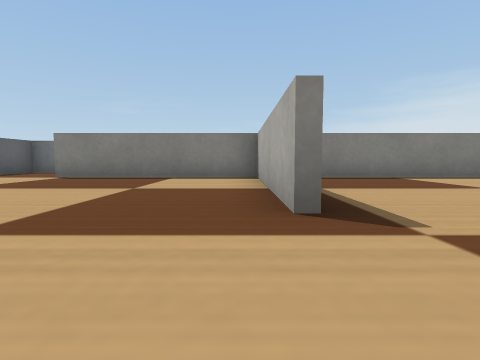
View 1 (above)

22 first-person views from a walk through a robot-simulator world made for Webots. The camera is 0.04 m above the floor, tilts 4° down and sees 80° across. The floor is counted in squares, 0.1 m on a side. Each view is taken from the middle of a square. On the plan, view 1 faces up. The plan holds only what a view shows up to about 9 squares ahead; the rest is blank. The robots in the file are not drawn. Simple shapes and patterns stand in for the simulator's stock objects.

View 2
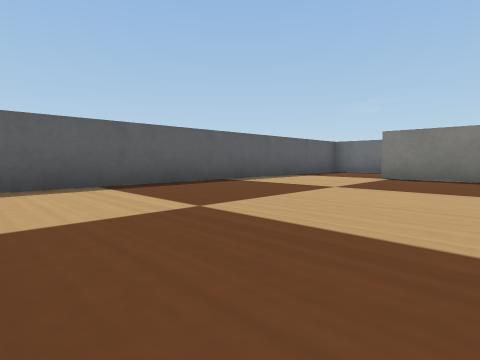

View 3
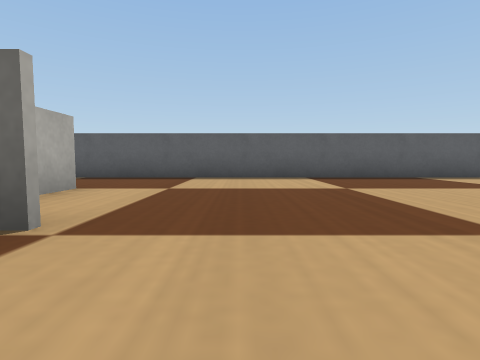

View 4
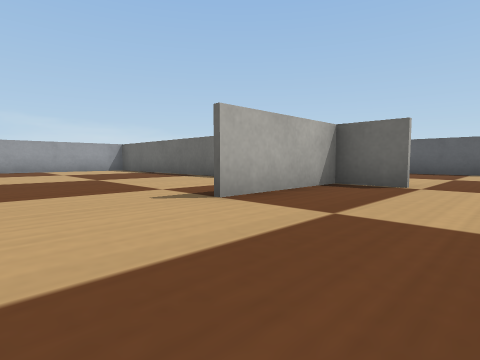

View 5
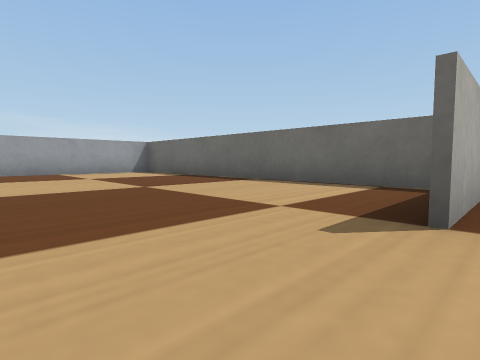

View 6
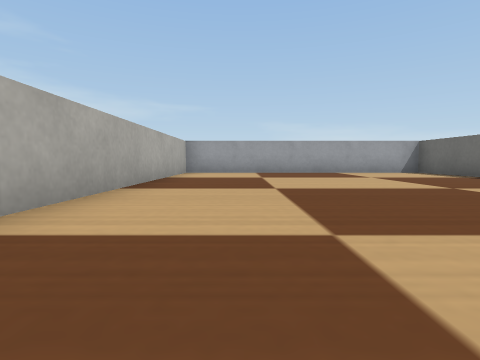

View 7
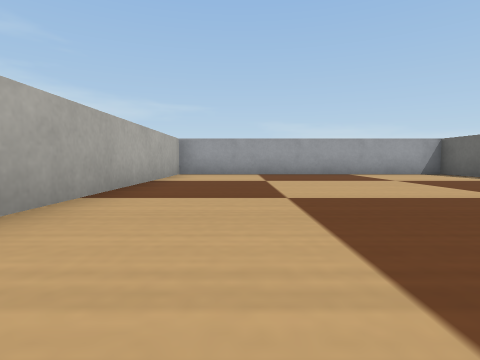

View 8
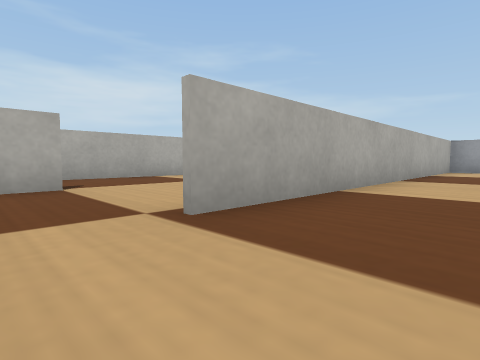

View 9
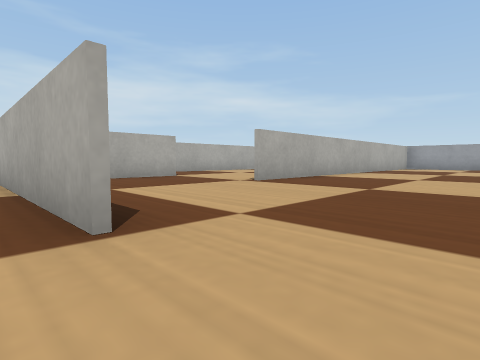

View 10
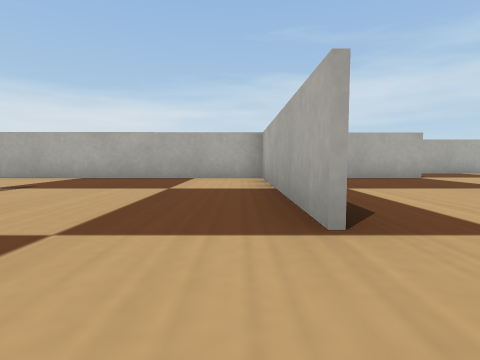

View 11
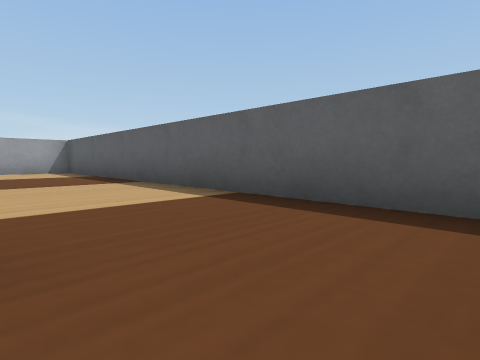

View 12
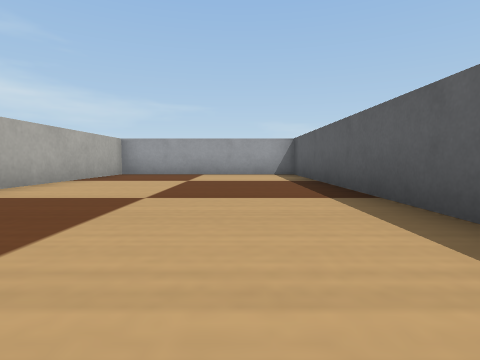

View 13
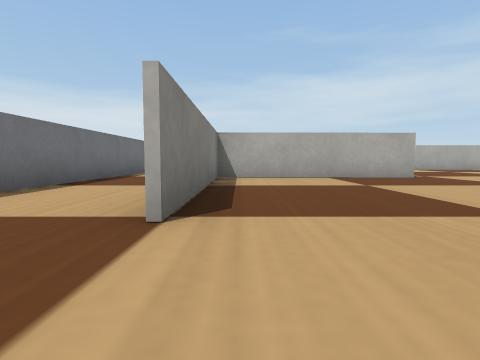

View 14
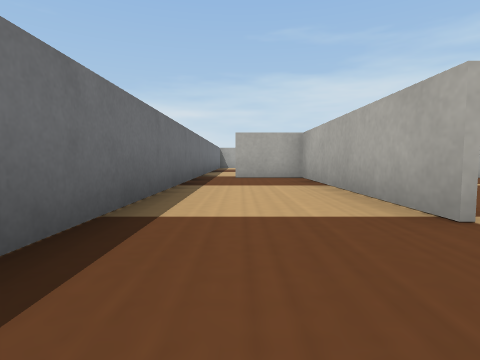

View 15
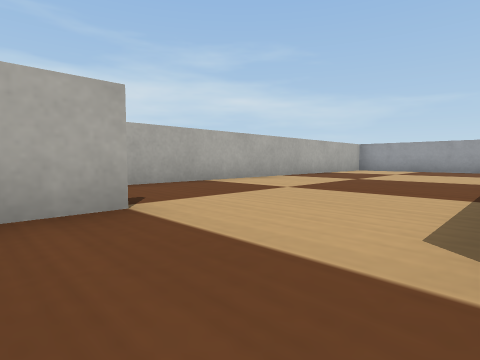

View 16
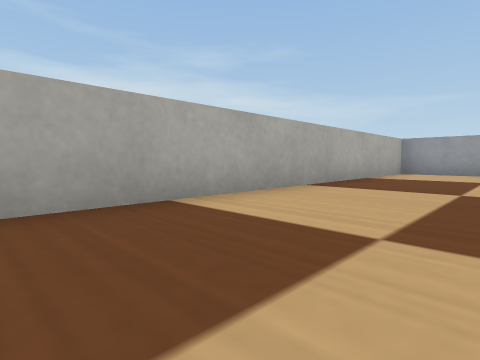

View 17
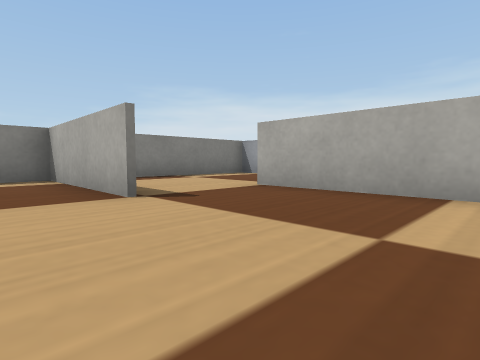

View 18
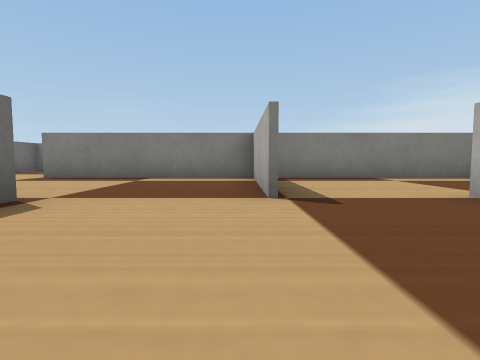

View 19
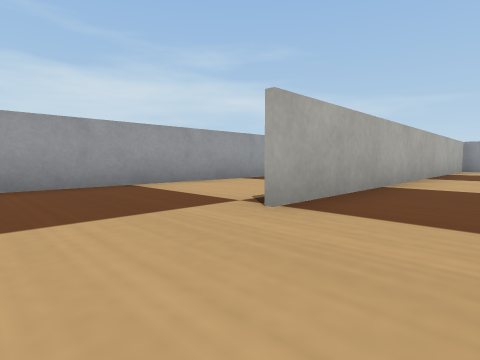

View 20
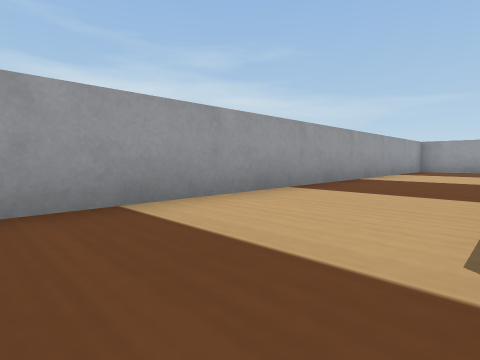

View 21
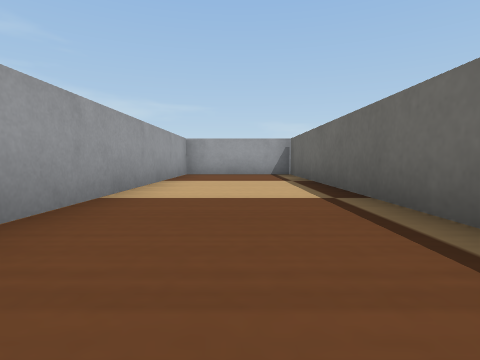

View 22
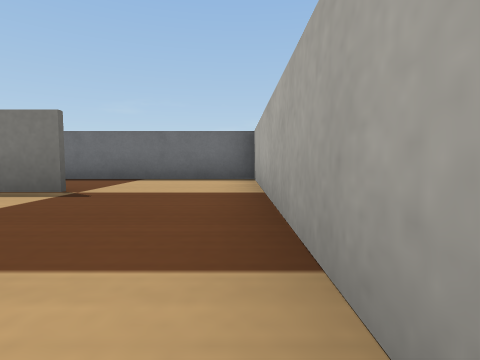

### Floor plan
Points are (right, up) in squares from view 1. A wall is a line through its corners. A room is listed if a view was taken in it or the views show most of it. See-through windows are left out.
Room 1 (views 1, 2, 3, 11, 12, 13)
walls: (-4, -2.3) (-3.2, -2.3); (-1.6, -2.3) (1, -2.3); (0.4, 2) (0.4, 8.1); (0.5, 6.5) (-4.2, 6.5); (-6.5, 7.5) (-6.5, -11) (-2, -11); (-1.7, -11) (-1.7, -6.9)
ways out: opening at (1, 0.5) to room 2; opening at (-5.5, 7) to room 4
Room 2 (views 4, 8, 9, 10)
walls: (3.5, 2.5) (5.5, 2.5); (5.5, 2.4) (3.5, 2.4); (5.9, 6.5) (1.8, 6.5)
ways out: opening at (1, 0.5) to room 1; opening at (3.5, -2) to room 3; opening at (6, 0) to room 5; opening at (4.5, 4.5) to room 8
Room 3 (views 5, 6, 7)
walls: (-1.6, -1.1) (-1.6, -11); (-2, -11) (5.7, -11) (5.7, -1.1)
ways out: opening at (3.5, -2) to room 2
Room 4 (view 14)
walls: (-4.2, 6.6) (0.5, 6.6); (0.9, 9) (-6.5, 9) (-6.5, 7.5)
ways out: opening at (-5.5, 7) to room 1; gap at (1, 8) to room 10
Room 5 (views 15, 16, 17, 18)
walls: (8.3, -1.1) (8.3, 2.1); (8, 2.4) (5.5, 2.4); (6.9, -11) (8.6, -11)
ways out: opening at (6, 0) to room 2; opening at (8, -6) to room 9
Room 6 (view 19)
walls: (10.5, 2.4) (8, 2.4)
ways out: opening at (11, 1) to room 7; opening at (9.5, -1) to room 9
Room 7 (views 20, 21)
walls: (10.6, -4.6) (10.6, -10.9); (11.1, -11) (13.5, -11) (13.5, 2.4) (10.5, 2.4)
ways out: opening at (11, 1) to room 6
Room 8 (view 22)
walls: (5.5, 2.5) (8.2, 2.5); (8.3, 2.1) (8.3, 7.5)
ways out: opening at (4.5, 4.5) to room 2; opening at (7, 7) to room 10
Room 9 (no view inside)
walls: (8.6, -11) (11.1, -11); (10.5, -11) (10.5, -0.9)
ways out: opening at (8, -6) to room 5; opening at (9.5, -1) to room 6
Room 10 (no view inside)
walls: (8.3, 7.5) (8.3, 9) (0.9, 9)
ways out: gap at (1, 8) to room 4; opening at (7, 7) to room 8

Where each view was taken, in squares from view 1:
view 1: 0 up, 0 right, facing up
view 2: 0 up, 2 left, facing up-left
view 3: 0 up, 0 right, facing left
view 4: 0 up, 3 right, facing down-left
view 5: 2 down, 3 right, facing down-left
view 6: 2 down, 4 right, facing down
view 7: 3 down, 4 right, facing down
view 8: 0 up, 4 right, facing down-right
view 9: 3 up, 2 right, facing down-right
view 10: 3 up, 2 right, facing right
view 11: 1 down, 4 left, facing down-left
view 12: 3 down, 5 left, facing down
view 13: 6 up, 6 left, facing right
view 14: 8 up, 6 left, facing right
view 15: 0 up, 6 right, facing down-right
view 16: 2 down, 8 right, facing down-right
view 17: 4 down, 7 right, facing up-right
view 18: 4 down, 8 right, facing up
view 19: 1 up, 9 right, facing down-right
view 20: 0 up, 11 right, facing down-right
view 21: 3 down, 12 right, facing down
view 22: 3 up, 8 right, facing up
